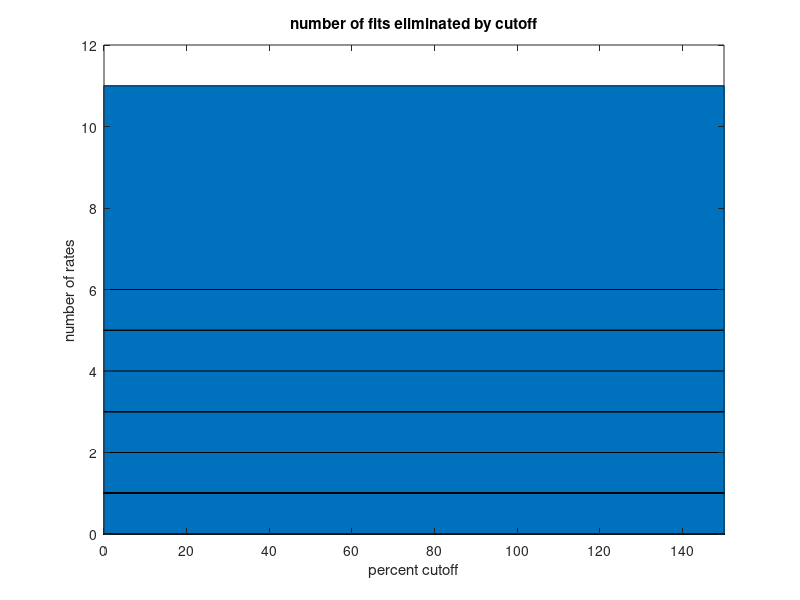

The MATLAB source for this figure:
clear all
x=[5;10;15;20;25;30;35;40;45;50;55;60;65;70;75;80;85;90;95;100;110;115;155;3.7e3;1.22e4;1800;9.1e4;517;3.8e4;398;2.965e6;407;6.6e5;896;];
y=[3;11;5;3;5;1;0;3;6;1;1;0;4;2;1;1;0;0;0;0;1;1;1;1;1;1;1;1;1;1;1;1;1;1;];

figure
bar(x,y)
title('number of fits eliminated by cutoff')
xlabel('percent cutoff')
ylabel('number of rates')
axis([0 150 0 12])
